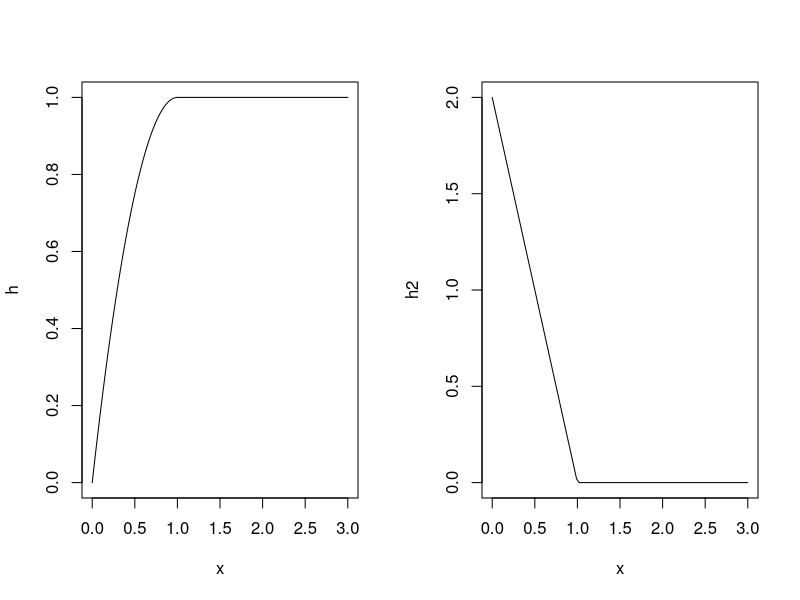

Reproduce this figure in R.
# page number: 66


Fz <- function(z_list){
	y=list()
	for(z in z_list){
		if(z<0) y=c(y,0)
		else if(z>=0 && z<=1) y=c(y,1-(1-z)^2)
		else if(z>1) y=c(y,1)
	}
	return(y)
}

density_f <- function(z_list){
	y=list()
	for(z in z_list){
		if(z<0) y=c(y,0)
		else if(z>=0 && z<=1) y=c(y,2*(1-z))
		else if(z>1) y=c(y,0)
	}
	return(y)
}

par(mfrow=c(1,2))
xlim=c(1,5)
h <- Vectorize(Fz)
plot(h, 0,3)
h2 <- Vectorize(density_f)
plot(h2, 0,3)

